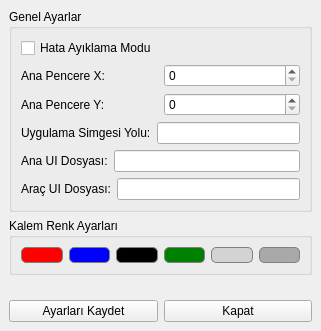
<?xml version="1.0" encoding="UTF-8"?>
<ui version="4.0">
 <class>SettingsWindow</class>
 <widget class="QMainWindow" name="SettingsWindow">
  <property name="geometry">
   <rect>
    <x>0</x>
    <y>0</y>
    <width>321</width>
    <height>331</height>
   </rect>
  </property>
  <property name="minimumSize">
   <size>
    <width>321</width>
    <height>331</height>
   </size>
  </property>
  <property name="windowTitle">
   <string>Ayarlar</string>
  </property>
  <property name="windowIcon">
   <iconset>
    <normaloff>app_icon.ico</normaloff>app_icon.ico</iconset>
  </property>
  <widget class="QWidget" name="centralwidget">
   <layout class="QVBoxLayout" name="verticalLayout">
    <item>
     <widget class="QGroupBox" name="general_settings_group">
      <property name="title">
       <string>Genel Ayarlar</string>
      </property>
      <layout class="QVBoxLayout" name="verticalLayout_2">
       <item>
        <widget class="QCheckBox" name="debug_mode_checkbox">
         <property name="text">
          <string>Hata Ayıklama Modu</string>
         </property>
        </widget>
       </item>
       <item>
        <layout class="QHBoxLayout" name="horizontalLayout">
         <item>
          <widget class="QLabel" name="label_x">
           <property name="text">
            <string>Ana Pencere X:</string>
           </property>
          </widget>
         </item>
         <item>
          <widget class="QSpinBox" name="main_window_x_input">
           <property name="minimum">
            <number>0</number>
           </property>
           <property name="maximum">
            <number>2000</number>
           </property>
          </widget>
         </item>
        </layout>
       </item>
       <item>
        <layout class="QHBoxLayout" name="horizontalLayout_2">
         <item>
          <widget class="QLabel" name="label_y">
           <property name="text">
            <string>Ana Pencere Y:</string>
           </property>
          </widget>
         </item>
         <item>
          <widget class="QSpinBox" name="main_window_y_input">
           <property name="minimum">
            <number>0</number>
           </property>
           <property name="maximum">
            <number>2000</number>
           </property>
          </widget>
         </item>
        </layout>
       </item>
       <item>
        <layout class="QHBoxLayout" name="horizontalLayout_3">
         <item>
          <widget class="QLabel" name="label_icon">
           <property name="text">
            <string>Uygulama Simgesi Yolu:</string>
           </property>
          </widget>
         </item>
         <item>
          <widget class="QLineEdit" name="app_icon_path_input"/>
         </item>
        </layout>
       </item>
       <item>
        <layout class="QHBoxLayout" name="horizontalLayout_4">
         <item>
          <widget class="QLabel" name="label_main_ui">
           <property name="text">
            <string>Ana UI Dosyası:</string>
           </property>
          </widget>
         </item>
         <item>
          <widget class="QLineEdit" name="main_ui_file_input"/>
         </item>
        </layout>
       </item>
       <item>
        <layout class="QHBoxLayout" name="horizontalLayout_5">
         <item>
          <widget class="QLabel" name="label_tool_ui">
           <property name="text">
            <string>Araç UI Dosyası:</string>
           </property>
          </widget>
         </item>
         <item>
          <widget class="QLineEdit" name="tool_ui_file_input"/>
         </item>
        </layout>
       </item>
      </layout>
     </widget>
    </item>
    <item>
     <widget class="QGroupBox" name="color_settings_group">
      <property name="title">
       <string>Kalem Renk Ayarları</string>
      </property>
      <layout class="QVBoxLayout" name="verticalLayout_3">
       <item>
        <layout class="QHBoxLayout" name="color_management_buttons_layout">
         <item>
          <widget class="QPushButton" name="color_red">
           <property name="styleSheet">
            <string>QPushButton { background-color: red; border-radius: 5px; border: 1px solid gray; }</string>
           </property>
           <property name="text">
            <string/>
           </property>
          </widget>
         </item>
         <item>
          <widget class="QPushButton" name="color_blue">
           <property name="styleSheet">
            <string>QPushButton { background-color: blue; border-radius: 5px; border: 1px solid gray; }</string>
           </property>
           <property name="text">
            <string/>
           </property>
          </widget>
         </item>
         <item>
          <widget class="QPushButton" name="color_black">
           <property name="styleSheet">
            <string>QPushButton { background-color: black; border-radius: 5px; border: 1px solid gray; }</string>
           </property>
           <property name="text">
            <string/>
           </property>
          </widget>
         </item>
         <item>
          <widget class="QPushButton" name="color_green">
           <property name="styleSheet">
            <string>QPushButton { background-color: green; border-radius: 5px; border: 1px solid gray; }</string>
           </property>
           <property name="text">
            <string/>
           </property>
          </widget>
         </item>
         <item>
          <widget class="QPushButton" name="color_custom1">
           <property name="styleSheet">
            <string>QPushButton { background-color: lightgray; border-radius: 5px; border: 1px solid gray; }</string>
           </property>
           <property name="text">
            <string/>
           </property>
          </widget>
         </item>
         <item>
          <widget class="QPushButton" name="color_custom2">
           <property name="styleSheet">
            <string>QPushButton { background-color: darkgray; border-radius: 5px; border: 1px solid gray; }</string>
           </property>
           <property name="text">
            <string/>
           </property>
          </widget>
         </item>
        </layout>
       </item>
      </layout>
     </widget>
    </item>
    <item>
     <spacer name="verticalSpacer">
      <property name="orientation">
       <enum>Qt::Vertical</enum>
      </property>
      <property name="sizeHint" stdset="0">
       <size>
        <width>20</width>
        <height>40</height>
       </size>
      </property>
     </spacer>
    </item>
    <item>
     <layout class="QHBoxLayout" name="horizontalLayout_6">
      <item>
       <widget class="QPushButton" name="save_settings_btn">
        <property name="text">
         <string>Ayarları Kaydet</string>
        </property>
       </widget>
      </item>
      <item>
       <widget class="QPushButton" name="close_settings_btn">
        <property name="text">
         <string>Kapat</string>
        </property>
       </widget>
      </item>
     </layout>
    </item>
   </layout>
  </widget>
 </widget>
 <resources/>
 <connections/>
</ui>
